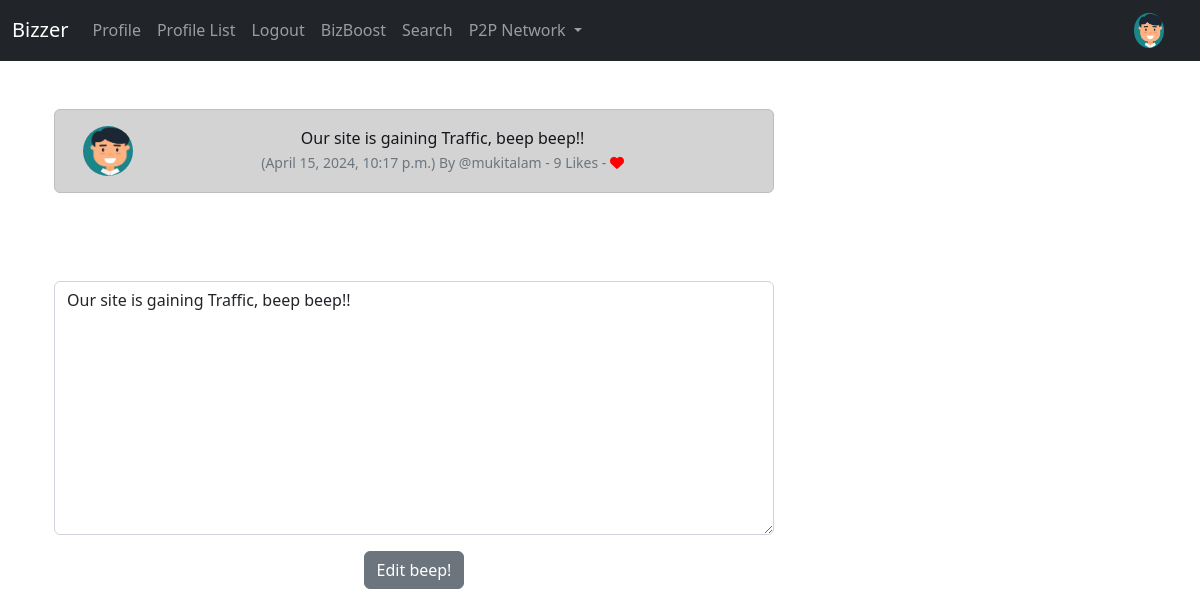
Screenshot of /edit_beep/23 (signed in) with the database file from the repository.
### FA_overview/models.py (models this page shows, shortened)
class Profile(models.Model):
    INVESTOR = 'Investor'
    ENTREPRENEUR = 'Entrepreneur'
    PROFILE_TYPE_CHOICES = [
        (INVESTOR, 'Investor'),
        (ENTREPRENEUR, 'Entrepreneur'),
    ]
    user = models.OneToOneField(User, on_delete=models.CASCADE, related_name='profile')
    follows = models.ManyToManyField('self', related_name='followed_by', symmetrical=False, blank=True)
    Bio = models.TextField(max_length=1000, null=True, blank=True)
    profile_image = models.ImageField(null=True, blank=True, upload_to="images/")
    Industry = models.CharField(max_length=100, null=True, blank=True)
    investment_preference = models.CharField(max_length=100, null=True, blank=True)
    profile_type = models.CharField(max_length=20, choices=PROFILE_TYPE_CHOICES, null=True, blank=True)
    date_modified = models.DateField(auto_now=True, )

class Beep(models.Model):
    user = models.ForeignKey(
        User, related_name="Beeps",
        on_delete=models.DO_NOTHING
    )
    body = models.CharField(max_length=400)
    created_at = models.DateTimeField(auto_now_add=True)
    likes = models.ManyToManyField(User, related_name="Beep_like", blank=True)
    def number_of_likes(self):
        return self.likes.count()

### Bizzer_SocialMedia/views.py (the view)
# urls.py: path('edit_beep/<int:pk>', Bizzer_SocialMedia.views.edit_beep, name="edit_beep"),
def edit_beep(request, pk):
    if request.user.is_authenticated:
        beep = get_object_or_404(Beep, id=pk)
        if request.user.username == beep.user.username:
            form = BeepForm(request.POST or None, instance=beep)
            if request.method == "POST":
                if form.is_valid():
                    beep = form.save(commit=False)
                    beep.user = request.user
                    beep.save()
                    messages.success(request, ("Your beep Has Been Updated!"))
                    return redirect('base.html')
            else:
                return render(request, "edit_beep.html", {'form': form, 'beep': beep})
        else:
            messages.success(request, ("You Don't Own That beep!!"))
            return redirect('profile.html')
    else:
        messages.success(request, ("Please Log In To Continue..."))
        return redirect('base.html')

### FA_overview/forms.py
class BeepForm(forms.ModelForm):
    body = forms.CharField(required=True,
                           widget=forms.widgets.Textarea(
                               attrs={
                                   "placeholder": "Enter Your Biz Beep!",
                                   "class": "form-control",
                               }
                           ),
                           label="",
                           )
    class Meta:
        model = Beep
        exclude = ("user", "likes",)

### Bizzer_SocialMedia/Templates/edit_beep.html (shortened to what this page needs)
{% extends 'base.html' %}
{% load static %}
{% block content %}
	<div class="container text-center">
		<div class="row">
			<div class="col-8">
<br/>
		<div class="alert alert-dark" role="alert">
<div class="container">
	<div class="row">
		<div class="col-1">
		  {% if beep.user.profile.profile_image %}
				<img src="{{ beep.user.profile.profile_image.url }}" width=50 height=50 class="rounded-circle" alt="{{ profile.user.username }}">
				{% else %}
				<img src="{% static 'images/default_profile_pic.png' %}" width=50 height=50 class="rounded-circle" alt="{{ profile.user.username }}">
				{% endif %}
		</div>
		<div class="col-11">
		  {{ beep.body }}<br/>
		  <small class="text-muted">
		  	({{ beep.created_at}}) By
		  	@{{ beep.user.username }}
		  	- {{ beep.number_of_likes }} Likes -
		  	{% if user in beep.likes.all %}
		  	  <a href="{% url 'beep_like' beep.id %}">
	<i class="fa-solid fa-heart" style="color:red"></i>
		  	  </a>
		  	{% else %}
		  		<a href="{% url 'beep_like' beep.id %}">
		  <i class="fa fa-heart-o" style="color:red"></i>
		  		</a>
		  	{% endif %}
		  </small>
		</div><br/><br/>
			</div>
		</div>
	</div>
				<br/><br/><br/>
{% if form %}
<form  method=POST>
  	{{ form.as_p }}
  <button type="submit" class="btn btn-secondary">Edit beep!</button>
</form>
{% endif %}
</div>
{% endblock %}

### Bizzer_SocialMedia/Templates/navbar.html (shortened to what this page needs)
{% load static %}
<nav class="navbar navbar-expand-lg navbar-dark bg-dark">
  <div class="container-fluid">
    <a class="navbar-brand" href="{% url 'Bizzer' %}">Bizzer</a>
    <div class="collapse navbar-collapse" id="navbarSupportedContent">
      <ul class="navbar-nav me-auto mb-2 mb-lg-0">
        {% if user.is_authenticated %}
          <li class="nav-item">
            <a class="nav-link" href="{% url 'profile' request.user.id %}">Profile</a>
          </li>
        {% endif %}
        <li class="nav-item">
          <a class="nav-link" href="{% url 'profile_list' %}">Profile List</a>
        </li>
        {% if user.is_authenticated %}
          <li class="nav-item">
            <a class="nav-link" href="{% url 'logout' %}">Logout</a>
          </li>
          <li class="nav-item">
            <a class="nav-link" href="{% url 'home' %}">BizBoost</a>
          </li>
          <li class="nav-item">
            <a class="nav-link" href="{% url 'search' %}">Search</a>
          </li>
          <li class="nav-item dropdown">
            <a class="nav-link dropdown-toggle" href="#" id="navbarDropdown" role="button" data-bs-toggle="dropdown" aria-expanded="false">
              P2P Network
            </a>
          </li>
        {% endif %}
      </ul>
      {% if user.is_authenticated %}
      <ul class="navbar-nav ml-auto">
        <li class="nav-link navbar-brand">
          <a href="{% url 'profile' request.user.id %}">
            {% if user.profile.profile_image %}
              <img src="{{ user.profile.profile_image.url }}" class="rounded-circle" width="30" alt="Profile Image">
            {% else %}
              <img src="{% static 'images/default_profile_pic.png' %}" class="img-fluid rounded-circle" alt="Profile Image" width="30">
            {% endif %}
          </a>
        </li>
      </ul>
      {% endif %}
    </div>
  </div>
</nav>

### rows the page displays
Beep: user.profile.profile_image (picture), body "Our site is gaining Traffic, beep beep!!", created_at "April 15, 2024, 10:17 p.m.", user.username "mukitalam", number_of_likes "9"
